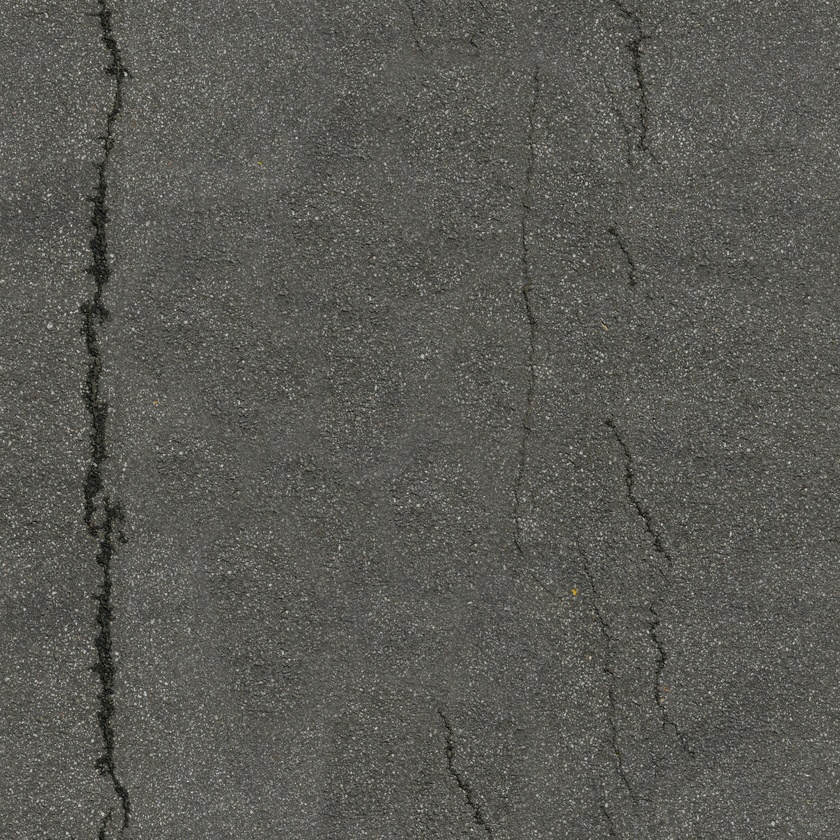
#> input picture assets/tex/asphalt_02.jpg, 840 x 840 px, shrunk from 2048 x 2048 before the run; its folder holds only this picture in this run
$ python tex_level.py ../assets/tex/asphalt_02.jpg
#> lines starting #> are read from the running program, lines starting #| are printed output that depends on the picture
#!/usr/bin/env python3
"""Level CC0 photo textures for the R25 real look: assets/tex/<name>.jpg (raw Poly Haven downloads) -> public/tex/<name>.jpg.

Photo albedos average 0.2-0.45 sRGB; the light presets were tuned on painted fills around 0.66. A per-image power curve
on luminance (hue kept, no clipping) lifts the mean to TARGET, so a photo surface sits as bright as the old painted one
and keeps its grain, grooves and stains. Materials tint the result with toonMaterial `color`.

Usage: python scripts/tex_level.py [--target 0.62]   (re-run after adding a texture to assets/tex/)
"""
import glob
import os
import sys

import numpy as np
from PIL import Image

TARGET = float(sys.argv[sys.argv.index("--target") + 1]) if "--target" in sys.argv else 0.62


def level(a, target=TARGET):
    """a: float RGB 0..1 (sRGB). Returns the image with mean luminance ~target, hue and relative contrast kept."""
#> called with target = 0.62
    lum = a @ np.array([0.2126, 0.7152, 0.0722])
    k = np.log(target) / np.log(max(float(lum.mean()), 1e-3))
#> k = 0.456
    out_l = np.clip(lum, 1e-4, 1) ** k
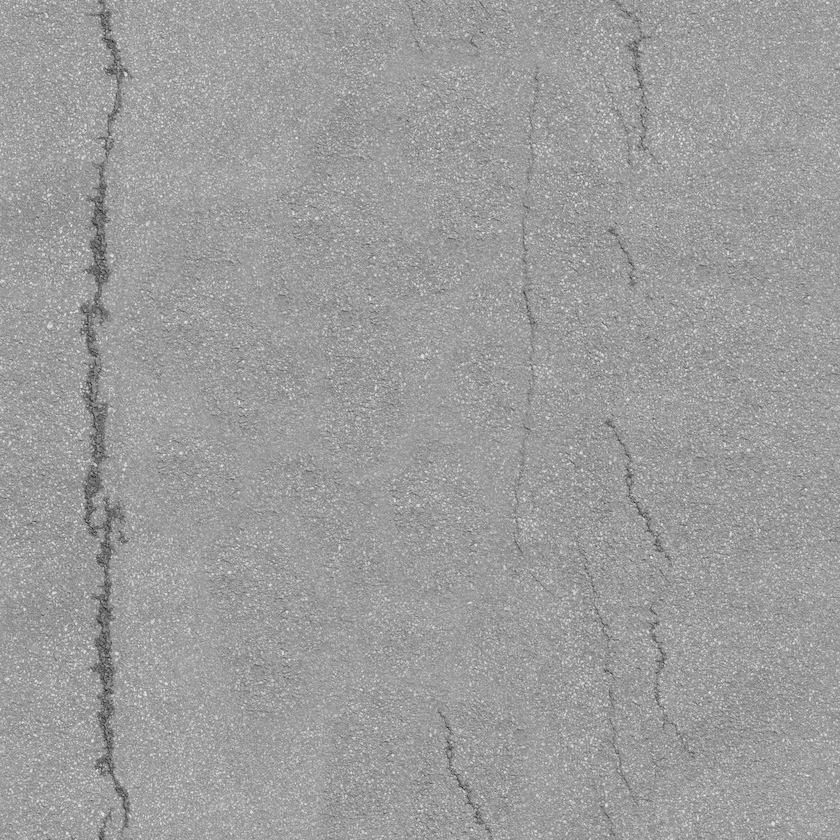
#> out_l: shape (840, 840) float64; min 0.0149, max 0.948, mean 0.616
    return np.clip(a * (out_l / np.clip(lum, 1e-4, None))[..., None], 0, 1)


if __name__ == "__main__":
    if "--selftest" in sys.argv:
        g = np.random.default_rng(1).random((64, 64, 3)) * 0.4
        o = level(g)
        lum = o @ np.array([0.2126, 0.7152, 0.0722])
        assert abs(lum.mean() - TARGET) < 0.08 and o.max() <= 1, lum.mean()
        print("selftest ok")
        sys.exit()
    os.makedirs("public/tex", exist_ok=True)
    for src in sorted(glob.glob("assets/tex/*.jpg")):
        a = np.asarray(Image.open(src).convert("RGB")).astype(np.float32) / 255
        o = level(a)
        dst = os.path.join("public/tex", os.path.basename(src))
        Image.fromarray((o * 255 + 0.5).astype(np.uint8)).save(dst, quality=90)
        print(f"{os.path.basename(src):32s} mean {a.mean():.3f} -> {o.mean():.3f}")
#| asphalt_02.jpg                   mean 0.346 -> 0.606

$ run again, on assets/tex/damp_beach_sand_02.jpg
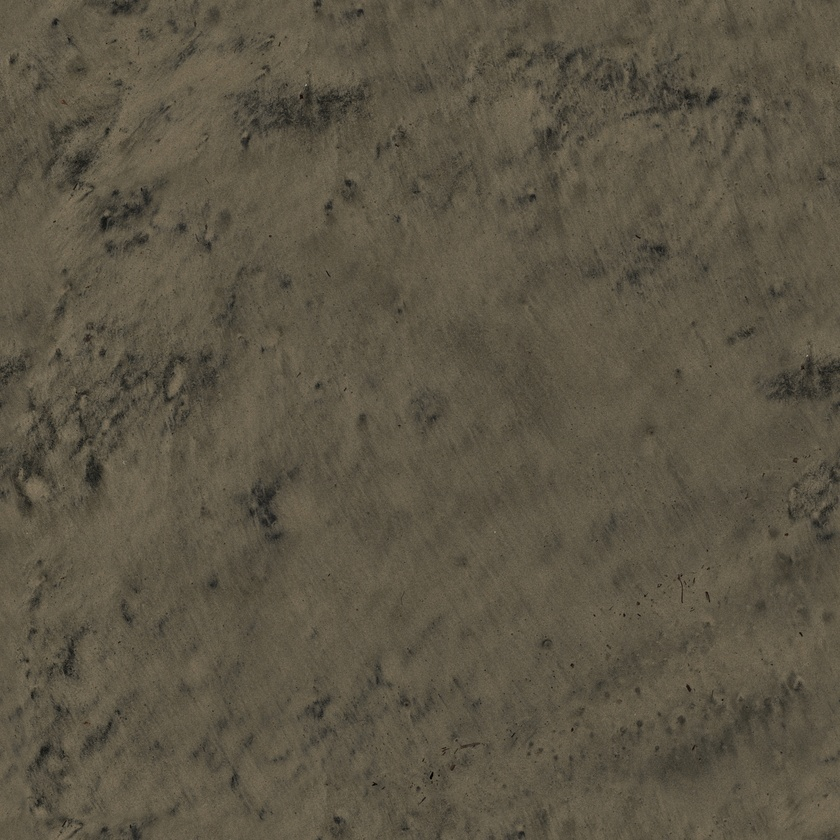
#> input picture assets/tex/damp_beach_sand_02.jpg, 840 x 840 px, shrunk from 2048 x 2048 before the run
#> k = 0.437
#> in level, `out_l = np.clip(lum, 1e-4, 1) ** k`:
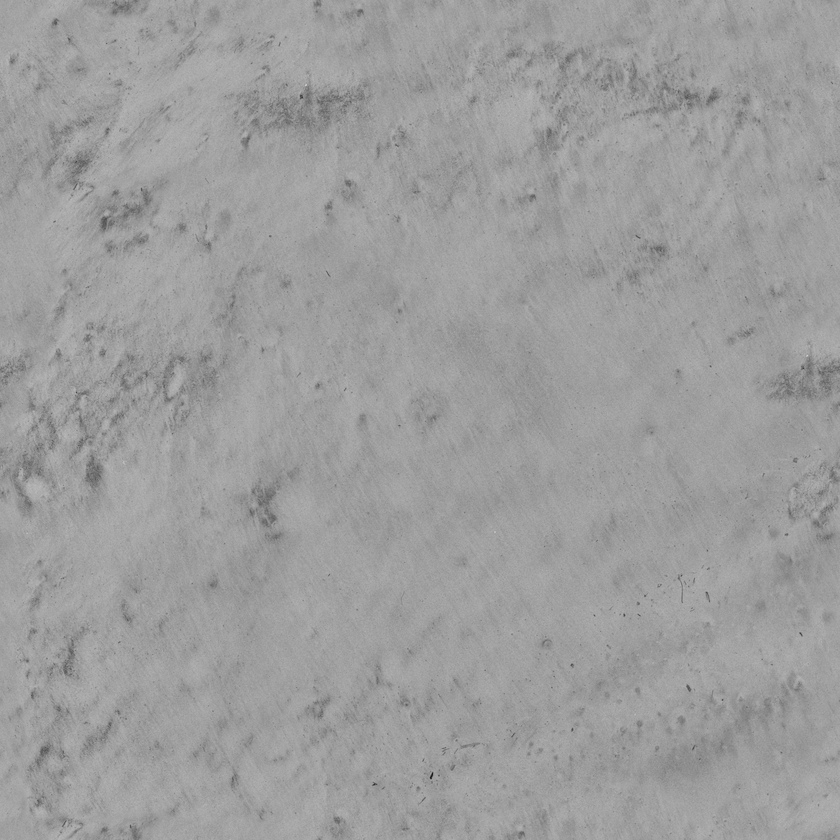
#> out_l: shape (840, 840) float64; min 0.0829, max 0.829, mean 0.619
#> in level, `return np.clip(a * (out_l / np.clip(lum, 1e-4, None))[..., None], 0, 1)`:
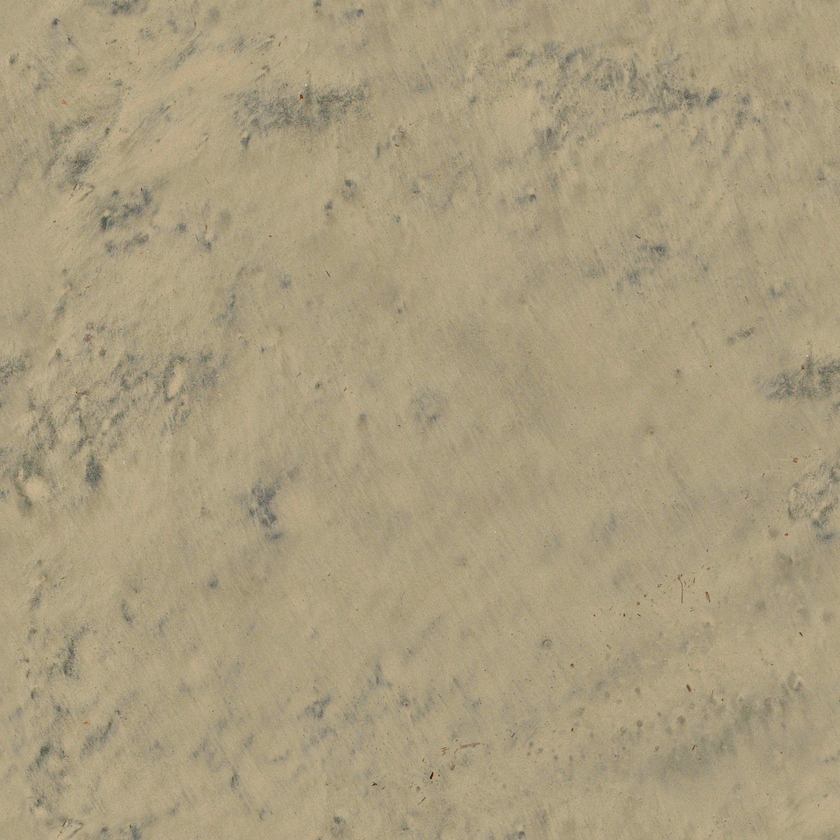
#> returned value: shape (840, 840, 3) float64; mean of channels 0, 1, 2 0.667, 0.617, 0.499; drawn as R, G, B
#| damp_beach_sand_02.jpg           mean 0.321 -> 0.594

$ run again, on assets/tex/bark_brown_02.jpg
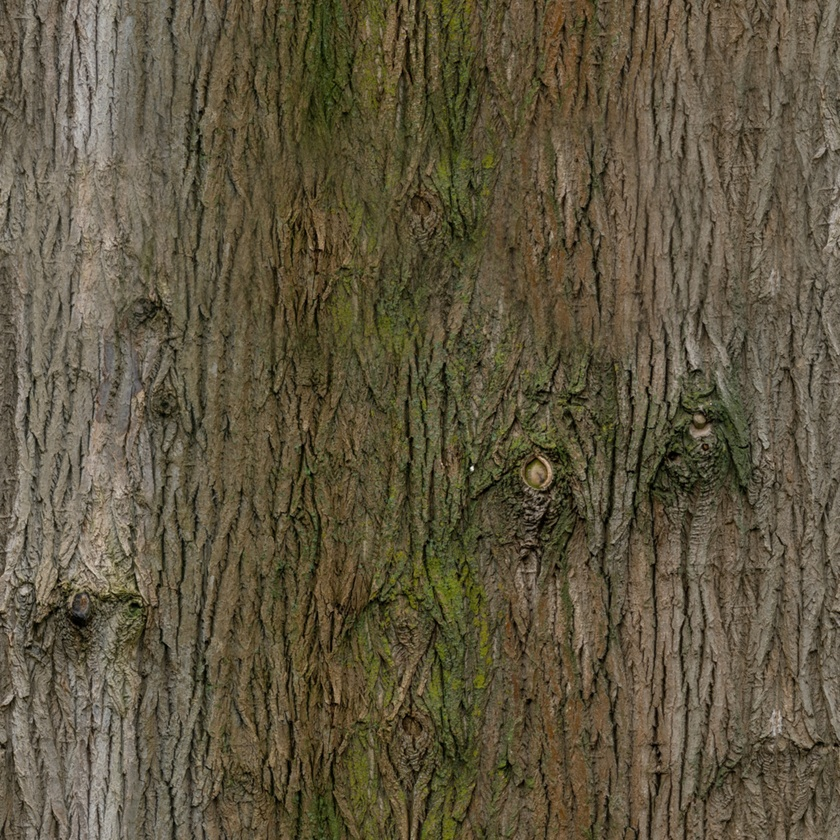
#> input picture assets/tex/bark_brown_02.jpg, 840 x 840 px, shrunk from 1024 x 1024 before the run
#> in level, `lum = a @ np.array([0.2126, 0.7152, 0.0722])`:
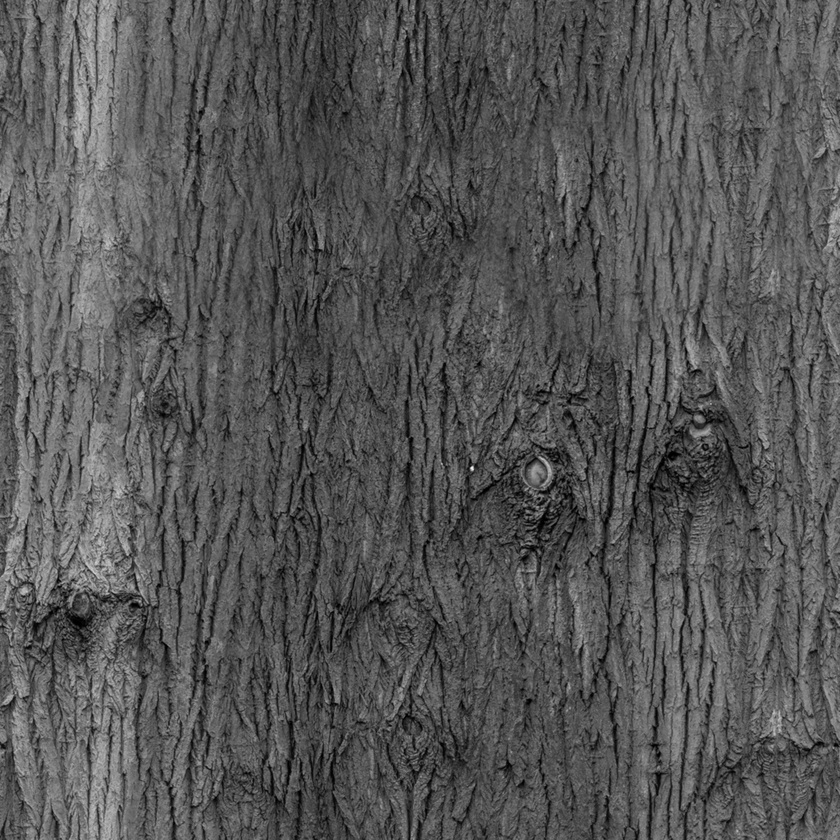
#> lum: shape (840, 840) float64; min 0, max 0.935, mean 0.338
#> k = 0.441
#> in level, `return np.clip(a * (out_l / np.clip(lum, 1e-4, None))[..., None], 0, 1)`:
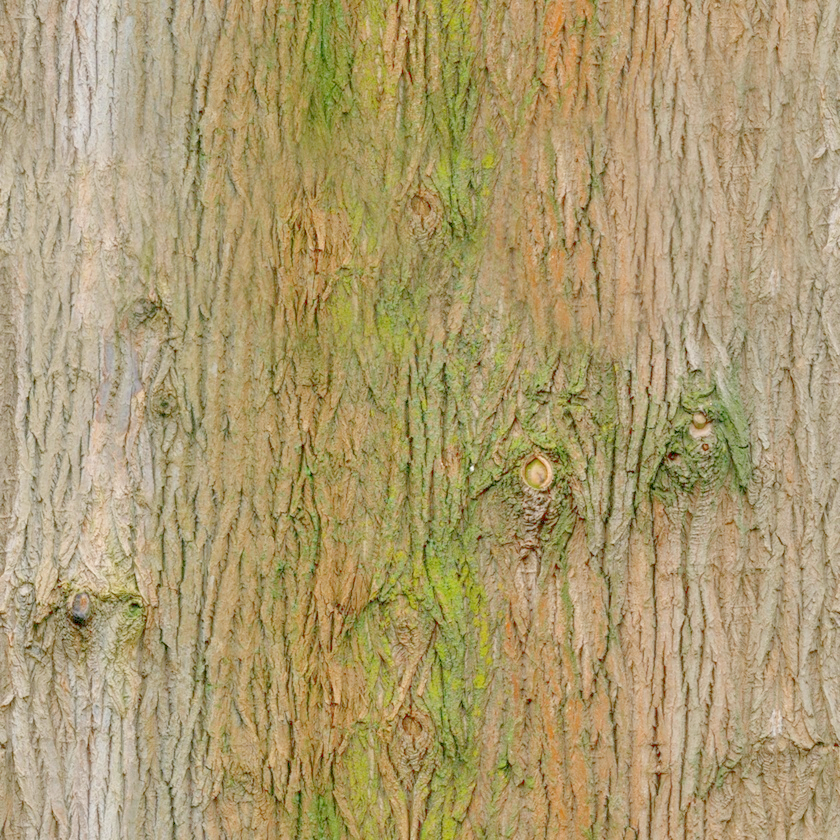
#> returned value: shape (840, 840, 3) float64; mean of channels 0, 1, 2 0.675, 0.609, 0.438; drawn as R, G, B
#| bark_brown_02.jpg                mean 0.319 -> 0.574
